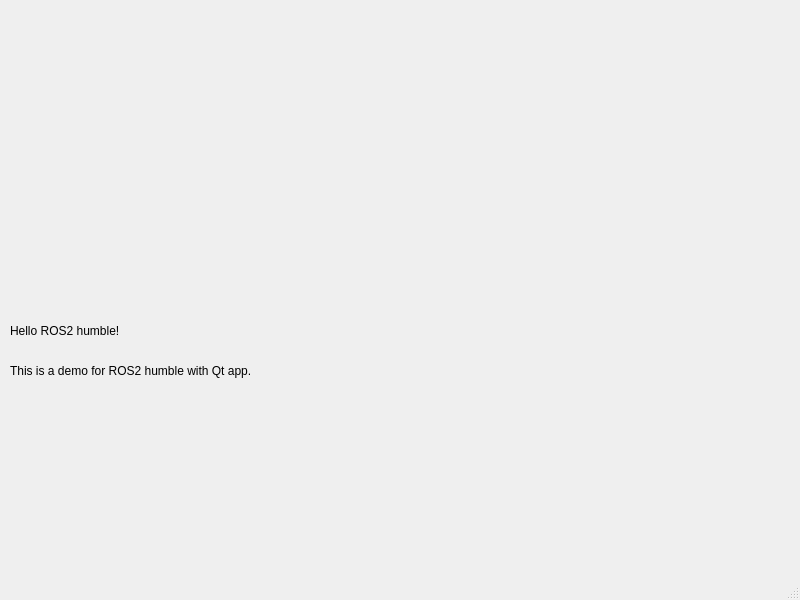
<?xml version="1.0" encoding="UTF-8"?>
<ui version="4.0">
 <class>MainWindow</class>
 <widget class="QMainWindow" name="MainWindow">
  <property name="geometry">
   <rect>
    <x>0</x>
    <y>0</y>
    <width>800</width>
    <height>600</height>
   </rect>
  </property>
  <property name="windowTitle">
   <string>MainWindow</string>
  </property>
  <widget class="QWidget" name="centralwidget">
   <widget class="QLabel" name="label">
    <property name="geometry">
     <rect>
      <x>10</x>
      <y>10</y>
      <width>341</width>
      <height>291</height>
     </rect>
    </property>
    <property name="text">
     <string/>
    </property>
   </widget>
   <widget class="QLabel" name="label_2">
    <property name="geometry">
     <rect>
      <x>10</x>
      <y>320</y>
      <width>291</width>
      <height>21</height>
     </rect>
    </property>
    <property name="text">
     <string>Hello ROS2 humble!</string>
    </property>
   </widget>
   <widget class="QLabel" name="label_3">
    <property name="geometry">
     <rect>
      <x>10</x>
      <y>360</y>
      <width>311</width>
      <height>21</height>
     </rect>
    </property>
    <property name="text">
     <string>This is a demo for ROS2 humble with Qt app.</string>
    </property>
   </widget>
   <widget class="QLabel" name="label_4">
    <property name="geometry">
     <rect>
      <x>20</x>
      <y>400</y>
      <width>311</width>
      <height>21</height>
     </rect>
    </property>
    <property name="text">
     <string/>
    </property>
   </widget>
  </widget>
  <widget class="QMenuBar" name="menubar">
   <property name="geometry">
    <rect>
     <x>0</x>
     <y>0</y>
     <width>800</width>
     <height>22</height>
    </rect>
   </property>
  </widget>
  <widget class="QStatusBar" name="statusbar"/>
 </widget>
 <resources/>
 <connections/>
</ui>
